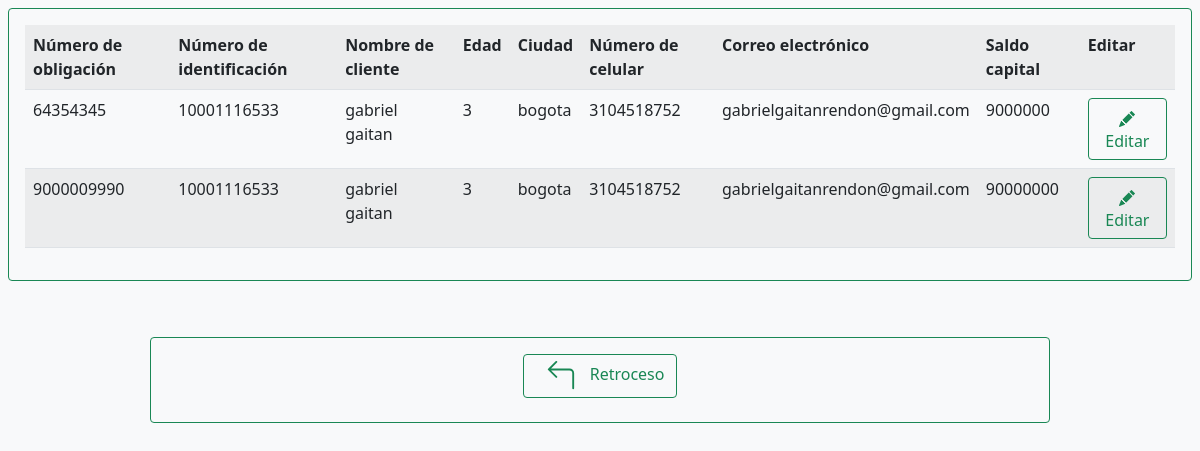
The page /forms/clientes/views/muestra_cliente.php on the database as committed earlier.
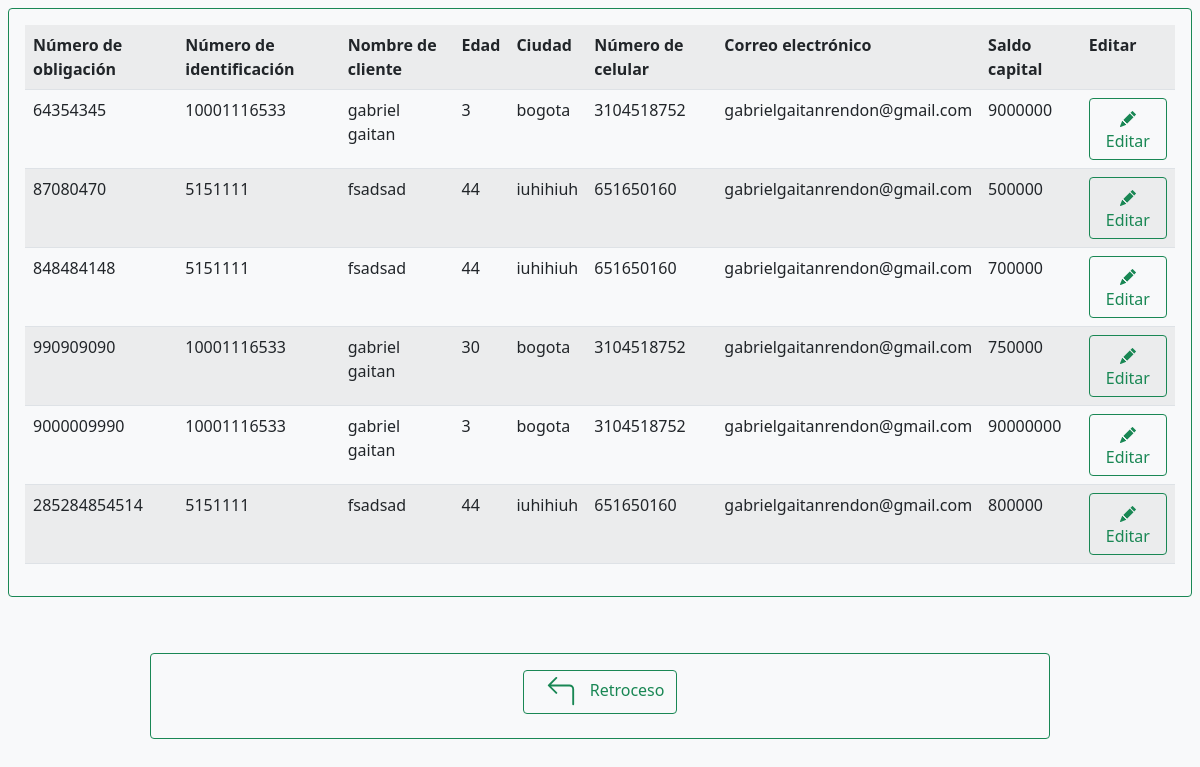
The same page on the database as committed later.
### tables this page shows
CREATE TABLE `clientes_deuda` (
  `numobligacion` bigint(20) NOT NULL COMMENT 'numero de obligación a pagar de cliente',
  `idcliente` varchar(11) NOT NULL COMMENT 'numero de identificacion de cliente con deuda',
  `nombrecliente` varchar(50) NOT NULL COMMENT 'nombre de el cliente',
  `edad` int(100) NOT NULL COMMENT 'edad de el cliente',
  `ciudadresidencia` varchar(50) DEFAULT NULL COMMENT 'ciudad de donde reside el cliente',
  `numcelular` varchar(10) DEFAULT NULL COMMENT 'numero de celular de cliente',
  `correocliente` varchar(50) DEFAULT NULL COMMENT 'correo de cliente ',
  `saldocapital` int(11) NOT NULL COMMENT 'el 50% de este valor, sera el min a cobrar',
  `saltototal` int(11) NOT NULL COMMENT 'este valor será el mayor a cobrar'
);

### forms/clientes/views/muestra_cliente.php (the view, shortened to what this page needs)
<!DOCTYPE html>
<html lang="en">
<head>
    <link href="../../../css/bootstrap.min.css" rel="stylesheet">
</head>
<body class='bg-light'>
<div class='p-2'>
    <div class='border border-success rounded'>
        <div class="p-3">
            <?php
                include('../../../conexion/con_database.php');
                $query_select = "SELECT * FROM clientes_deuda";
                $consulta = mysqli_query($conexion, $query_select);
                echo "<table class='table table-striped'>";
                    echo "<tr>";
                        echo "<th> Número de obligación </th>";
                        echo "<th> Número de identificación </th>";
                        echo "<th> Nombre de cliente </th>";
                        echo "<th> Edad </th>";
                        echo "<th> Ciudad </th>";
                        echo "<th> Número de celular </th>";
                        echo "<th> Correo electrónico </th>";
                        echo "<th> Saldo capital </th>";
                        echo"<th> Editar </th>";
                    echo "</tr>";
                    while($resultado  = mysqli_fetch_array($consulta)){
                        echo "<tr>";
                            echo "<td>".$resultado[0]."</td>";
                            echo "<td>".$resultado[1]."</td>";
                            echo "<td>".$resultado[2]."</td>";
                            echo "<td>".$resultado[3]."</td>";
                            echo "<td>".$resultado[4]."</td>";
                            echo "<td>".$resultado[5]."</td>";
                            echo "<td>".$resultado[6]."</td>";
                            echo "<td>".$resultado[7]."</td>";
                            echo "<td> <button type='button'
                                class='btn btn-outline-success'
                                onclick=window.location.href='../actions/editar_cliente.php?inNumobligClnt=$resultado[0]'>
                                <svg xmlns='http://www.w3.org/2000/svg' width='16' height='16' fill='currentColor' class='bi bi-pencil-fill' viewBox='0 0 16 16'>
                                    <path d='M12.854.146a.5.5 0 0 0-.707 0L10.5 1.793 14.207 5.5l1.647-1.646a.5.5 0 0 0 0-.708l-3-3zm.646 6.061L9.793 2.5 3.293
                                        9H3.5a.5.5 0 0 1 .5.5v.5h.5a.5.5 0 0 1 .5.5v.5h.5a.5.5 0 0 1 .5.5v.5h.5a.5.5 0 0 1 .5.5v.207l6.5-6.5zm-7.468 7.468A.5.5 0 0
                                        1 6 13.5V13h-.5a.5.5 0 0 1-.5-.5V12h-.5a.5.5 0 0 1-.5-.5V11h-.5a.5.5 0 0 1-.5-.5V10h-.5a.499.499 0 0 1-.175-.032l-.179.178a
                                        .5.5 0 0 0-.11.168l-2 5a.5.5 0 0 0 .65.65l5-2a.5.5 0 0 0 .168-.11l.178-.178z'/>
                                </svg>
                                Editar
                            </button></td>";
                        echo "</tr>";
                    }
                echo "</table>";
            ?>
            </div>
        </div>
    </div>
    <div class='container border border-success rounded p-2 mt-5 w-75'>
        <div class='row'>
            <div class='col-12 d-flex justify-content-center text-center'>
                <div class='col-3'>
                    <button type='button' class="btn btn-outline-success m-2 mb-3 mx-0" onclick= window.location.href='../../../index.html'>
                        Retroceso
                    </button>
                </div>
            </div>
        </div>
    </div>
</body>
</html>

Rows that differ between the two databases and show on the page:
added clientes_deuda: numobligacion "87080470", idcliente "5151111", nombrecliente "fsadsad", edad "44", ciudadresidencia "iuhihiuh", numcelular "651650160", correocliente "gabrielgaitanrendon@gmail.com", saldocapital "500000"
added clientes_deuda: numobligacion "848484148", idcliente "5151111", nombrecliente "fsadsad", edad "44", ciudadresidencia "iuhihiuh", numcelular "651650160", correocliente "gabrielgaitanrendon@gmail.com", saldocapital "700000"
added clientes_deuda: numobligacion "990909090", idcliente "10001116533", nombrecliente "gabriel gaitan", edad "30", ciudadresidencia "bogota", numcelular "3104518752", correocliente "gabrielgaitanrendon@gmail.com", saldocapital "750000"
added clientes_deuda: numobligacion "285284854514", idcliente "5151111", nombrecliente "fsadsad", edad "44", ciudadresidencia "iuhihiuh", numcelular "651650160", correocliente "gabrielgaitanrendon@gmail.com", saldocapital "800000"
